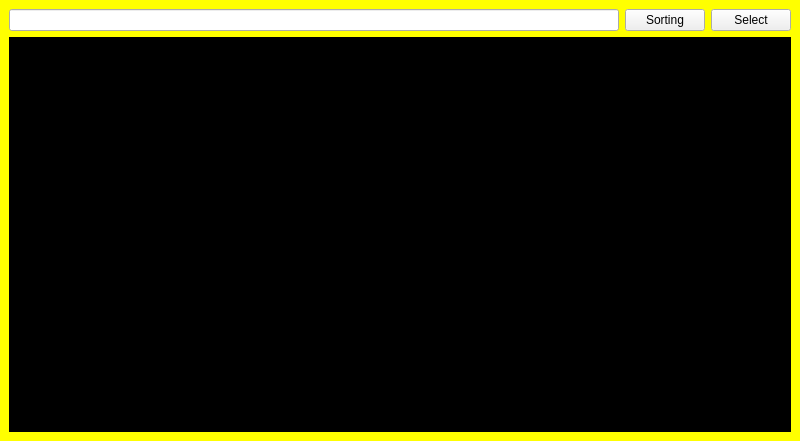
<?xml version="1.0" encoding="UTF-8"?>
<ui version="4.0">
 <class>SortingClass</class>
 <widget class="QMainWindow" name="SortingClass">
  <property name="geometry">
   <rect>
    <x>0</x>
    <y>0</y>
    <width>800</width>
    <height>441</height>
   </rect>
  </property>
  <property name="windowTitle">
   <string>SortingClass</string>
  </property>
  <property name="styleSheet">
   <string notr="true">QMainWindow {
background : rgb(255, 255, 0);
}</string>
  </property>
  <widget class="QWidget" name="centralwidget">
   <layout class="QGridLayout" name="gridLayout">
    <item row="0" column="0">
     <layout class="QVBoxLayout" name="verticalLayout">
      <item>
       <layout class="QHBoxLayout" name="horizontalLayout">
        <item>
         <widget class="QLineEdit" name="lineEdit"/>
        </item>
        <item>
         <widget class="QPushButton" name="pushButton">
          <property name="text">
           <string>Sorting</string>
          </property>
         </widget>
        </item>
        <item>
         <widget class="QPushButton" name="pushButton_2">
          <property name="text">
           <string>Select</string>
          </property>
         </widget>
        </item>
       </layout>
      </item>
      <item>
       <widget class="QTextEdit" name="textEdit">
        <property name="minimumSize">
         <size>
          <width>0</width>
          <height>0</height>
         </size>
        </property>
        <property name="maximumSize">
         <size>
          <width>16777215</width>
          <height>16777215</height>
         </size>
        </property>
        <property name="autoFillBackground">
         <bool>true</bool>
        </property>
        <property name="styleSheet">
         <string notr="true">QTextEdit {
background:rgb(0, 0, 0);
color : rgb(170, 255, 255);
}</string>
        </property>
        <property name="readOnly">
         <bool>true</bool>
        </property>
       </widget>
      </item>
     </layout>
    </item>
   </layout>
  </widget>
 </widget>
 <resources/>
 <connections/>
</ui>
